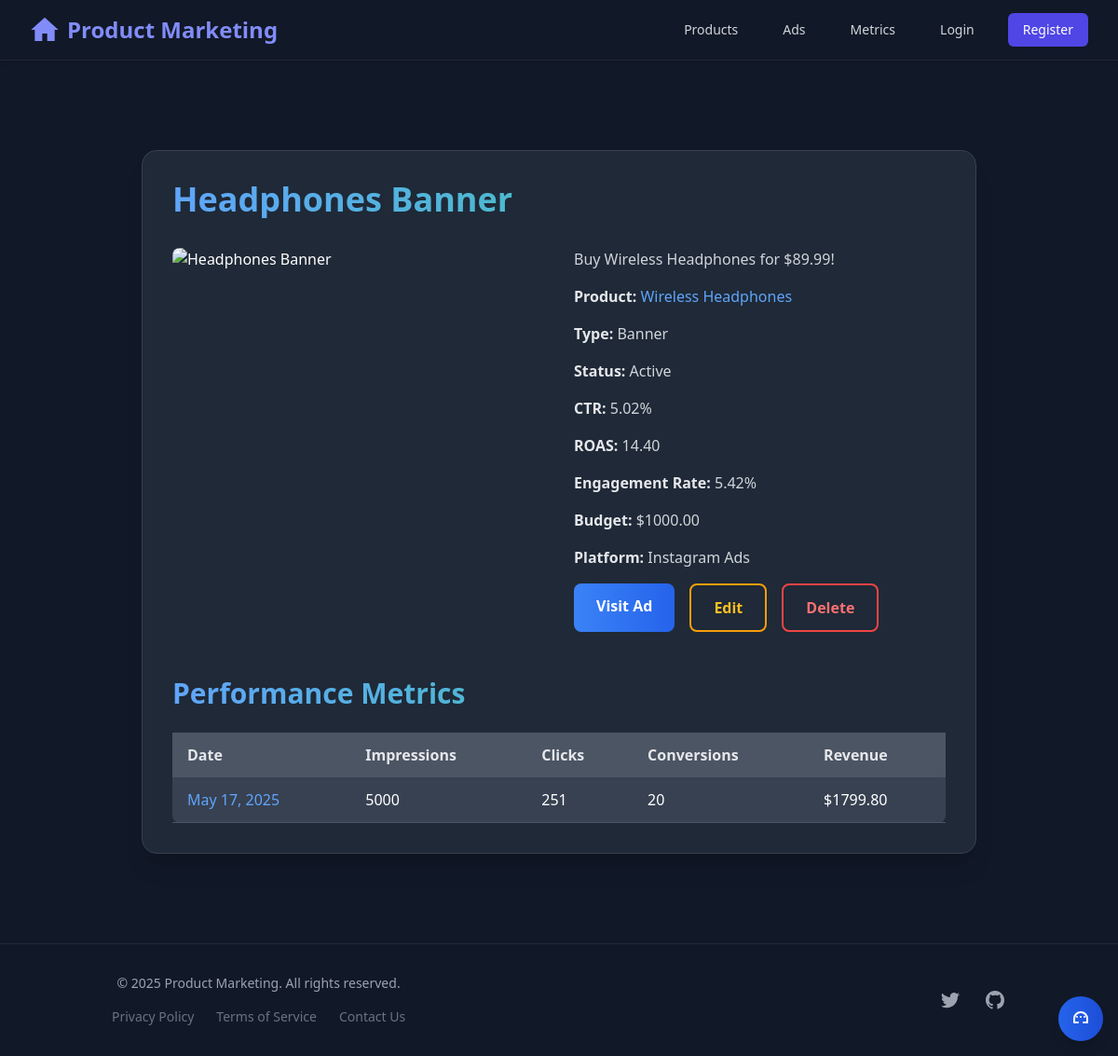
/ads/1/, run on the app's committed database.
### marketing/models.py (models this page shows, shortened)
class Ad(models.Model):
    name = models.CharField(max_length=200, help_text="Ad name")
    is_affiliate = models.BooleanField(default=True, help_text="True for affiliate ads, False for ad network banners")
    product = models.ForeignKey(Product, on_delete=models.CASCADE, related_name='ads', help_text="Promoted product")
    ad_type = models.CharField(max_length=20, choices=AdTypeChoices.choices, default=AdTypeChoices.BANNER, help_text="Type of ad")
    content = models.TextField(blank=True, null=True, help_text="Ad copy or ad network script (e.g., AdSense code)")
    media_url = models.URLField(blank=True, null=True, validators=[URLValidator()], help_text="Ad image or video URL")
    destination_url = models.URLField(validators=[URLValidator()], help_text="URL users are directed to")
    status = models.CharField(max_length=20, choices=StatusChoices.choices, default=StatusChoices.DRAFT, help_text="Ad status")
    budget = models.DecimalField(max_digits=10, decimal_places=2, default=0.00, validators=[MinValueValidator(0)], help_text="Total ad budget")
    daily_budget = models.DecimalField(max_digits=10, decimal_places=2, null=True, blank=True, validators=[MinValueValidator(0)], help_text="Daily budget limit")
    cost_per_click = models.DecimalField(max_digits=6, decimal_places=2, default=0.00, validators=[MinValueValidator(0)], help_text="Cost per click")
    schedule_start = models.DateTimeField(null=True, blank=True, help_text="Ad start date/time")
    schedule_end = models.DateTimeField(null=True, blank=True, help_text="Ad end date/time")
    timezone = models.CharField(max_length=50, default='UTC', help_text="Timezone for scheduling, e.g., Africa/Johannesburg")
    target_location = models.CharField(max_length=200, blank=True, help_text="Target audience location")
    target_interests = models.CharField(max_length=200, blank=True, help_text="Target audience interests")
    target_age_min = models.PositiveIntegerField(null=True, blank=True, help_text="Minimum target age")
    target_age_max = models.PositiveIntegerField(null=True, blank=True, help_text="Maximum target age")
    target_gender = models.CharField(max_length=50, choices=GenderChoices.choices, default=GenderChoices.ALL, help_text="Target gender")
    target_device = models.CharField(max_length=20, choices=DeviceChoices.choices, default=DeviceChoices.ALL, help_text="Target device")
    target_platform = models.CharField(max_length=20, choices=PlatformChoices.choices, default=PlatformChoices.GOOGLE, help_text="Target platform")
    ab_test_group = models.CharField(max_length=50, blank=True, null=True, help_text="A/B test group identifier")
    notify_email = models.EmailField(blank=True, help_text="Email for ad notifications, defaults to staff user's email")
    created_at = models.DateTimeField(auto_now_add=True)
    updated_at = models.DateTimeField(auto_now=True)
    def get_ctr(self):
        metrics = self.metrics.aggregate(total_clicks=Sum('clicks'), total_impressions=Sum('impressions'))
        clicks = metrics['total_clicks'] or 0
        impressions = metrics['total_impressions'] or 0
        return (clicks / impressions * 100) if impressions > 0 else 0
    def get_roas(self):
        metrics = self.metrics.aggregate(total_revenue=Sum('revenue'), total_cost=Sum('cost'))
        revenue = metrics['total_revenue'] or Decimal('0.00')
        cost = metrics['total_cost'] or Decimal('0.00')
        return (revenue / cost) if cost > 0 else Decimal('0.00')
    def get_engagement_rate(self):
        metrics = self.metrics.aggregate(
            total_clicks=Sum('clicks'), total_conversions=Sum('conversions'), total_impressions=Sum('impressions')
        )
        engagements = (metrics['total_clicks'] or 0) + (metrics['total_conversions'] or 0)
        impressions = metrics['total_impressions'] or 0
        return (engagements / impressions * 100) if impressions > 0 else 0
    class Meta:
        verbose_name = "Ad"
        verbose_name_plural = "Ads"
        indexes = [
            models.Index(fields=['status']),
            models.Index(fields=['schedule_start', 'schedule_end']),
            models.Index(fields=['ab_test_group']),
        ]

class Product(models.Model):
    name = models.CharField(max_length=200, help_text="Product name")
    sku = models.CharField(max_length=50, unique=True, blank=True, null=True, help_text="Stock keeping unit")
    price = models.DecimalField(max_digits=10, decimal_places=2, validators=[MinValueValidator(0)], help_text="Regular price")
    discount_price = models.DecimalField(max_digits=10, decimal_places=2, null=True, blank=True, help_text="Discounted price")
    purchase_url = models.URLField(validators=[URLValidator()], help_text="Affiliate or purchase URL")
    affiliate_commission_rate = models.DecimalField(
        max_digits=5, decimal_places=2, default=0.00,
        validators=[MinValueValidator(0), MaxValueValidator(100)],
        help_text="Commission rate for affiliate sales (%)"
    )
    description = models.TextField(blank=True, null=True, help_text="Product description")
    stock = models.PositiveIntegerField(default=0, help_text="Available stock")
    tags = models.CharField(max_length=200, blank=True, help_text="Comma-separated targeting tags, e.g., electronics,headphones")
    category = models.CharField(max_length=100, blank=True, help_text="Product category, e.g., Electronics")
    low_stock_threshold = models.PositiveIntegerField(default=10, help_text="Send alert when stock falls below this")
    notify_email = models.EmailField(blank=True, help_text="Email for low stock notifications, defaults to staff user's email")
    created_at = models.DateTimeField(auto_now_add=True)
    updated_at = models.DateTimeField(auto_now=True)
    class Meta:
        verbose_name = "Product"
        verbose_name_plural = "Products"
        indexes = [
            models.Index(fields=['sku']),
            models.Index(fields=['tags']),
        ]

class PerformanceMetric(models.Model):
    ad = models.ForeignKey(Ad, on_delete=models.CASCADE, related_name='metrics', help_text="Associated ad")
    date = models.DateField(default=timezone.now, help_text="Date of metrics")
    impressions = models.PositiveIntegerField(default=0, help_text="Number of ad views")
    clicks = models.PositiveIntegerField(default=0, help_text="Number of clicks to destination URL")
    conversions = models.PositiveIntegerField(default=0, help_text="Number of purchases or sign-ups")
    revenue = models.DecimalField(max_digits=10, decimal_places=2, default=0.00, help_text="Revenue from conversions")
    cost = models.DecimalField(max_digits=10, decimal_places=2, default=0.00, help_text="Ad spend")
    engagement_count = models.PositiveIntegerField(default=0, help_text="Custom engagement actions, e.g., likes, shares")
    commission_earned = models.DecimalField(max_digits=10, decimal_places=2, default=0.00, help_text="Commission from affiliate conversions")
    created_at = models.DateTimeField(auto_now_add=True)
    updated_at = models.DateTimeField(auto_now=True)
    class Meta:
        verbose_name = "Performance Metric"
        verbose_name_plural = "Performance Metrics"
        unique_together = ('ad', 'date')
        indexes = [
            models.Index(fields=['date']),
            models.Index(fields=['ad', 'date']),
        ]

### marketing/views.py (the view)
# urls.py: path('ads/<int:pk>/', views.ad_detail, name='ad_detail'),
def ad_detail(request, pk):
    ad = get_object_or_404(Ad, pk=pk)
    metrics = ad.metrics.all()
    context = {'ad': ad, 'metrics': metrics}
    return render(request, 'ad_detail.html', context)

### marketing/templates/ad_detail.html (shortened to what this page needs)
{% extends 'base.html' %}
{% load static %}
{% block extra_head %}
<link href="https://cdn.jsdelivr.net/npm/tailwindcss@2.2.19/dist/tailwind.min.css" rel="stylesheet">
{% endblock %}
{% block content %}
{% if delete %}
<section class="py-16 bg-gray-900 min-h-screen flex items-center justify-center">
  <div class="max-w-lg mx-auto bg-gray-800 p-8 rounded-2xl shadow-xl border border-gray-700">
    <h1 class="text-3xl font-extrabold text-red-400 mb-6 text-center">Confirm Delete: {{ ad.name|default:"Ad" }}</h1>
    <p class="text-gray-300 mb-6 text-center">Are you sure you want to delete this ad? This action is permanent and cannot be undone.</p>
    <form method="post" class="flex flex-wrap justify-center gap-4">
      {% csrf_token %}
      <button
        type="submit"
        class="px-6 py-3 bg-red-600 text-white rounded-lg font-semibold hover:bg-red-700 hover-scale focus:outline-none focus:ring-4 focus:ring-red-400 transition-all duration-300"
      >
        Delete Permanently
      </button>
      <a
        href="{% url 'marketing:ad_list' %}"
        class="px-6 py-3 border-2 border-gray-600 text-gray-300 rounded-lg font-semibold hover:bg-gray-700 hover-scale focus:outline-none focus:ring-4 focus:ring-gray-500 transition-all duration-300"
      >
        Cancel
      </a>
    </form>
  </div>
</section>
{% else %}
<section class="py-16 bg-gray-900">
  <div class="max-w-4xl mx-auto bg-gray-800 p-8 rounded-2xl shadow-xl border border-gray-700">
    <h1 class="text-4xl font-extrabold gradient-text mb-8">{{ ad.name|default:"Ad Details" }}</h1>
    <div class="grid grid-cols-1 md:grid-cols-2 gap-8">
      <div>
        <img
          src="{{ ad.media_url|default:'https://picsum.photos/seed/ad-'|add:ad.pk|add:'/600/400' }}"
          alt="{{ ad.name|default:'Ad media' }}"
          class="w-full h-64 object-cover rounded-lg hover-scale"
          loading="lazy"
          onerror="this.src='https://picsum.photos/seed/ad-' + Math.floor(Math.random() * 1000) + '/600/400';"
        >
      </div>
      <div class="space-y-4">
        <p class="text-gray-300">{{ ad.content|default:"No content provided" }}</p>
        <p class="text-gray-300">
          <span class="font-semibold text-gray-200">Product:</span>
          <a href="{% url 'marketing:product_detail' ad.product.pk %}" class="text-blue-400 hover:underline">{{ ad.product.name|default:"Unknown Product" }}</a>
        </p>
        <p class="text-gray-300"><span class="font-semibold text-gray-200">Type:</span> {{ ad.get_ad_type_display|default:"N/A" }}</p>
        <p class="text-gray-300"><span class="font-semibold text-gray-200">Status:</span> {{ ad.get_status_display|default:"N/A" }}</p>
        <p class="text-gray-300"><span class="font-semibold text-gray-200">CTR:</span> {{ ad.get_ctr|floatformat:2|default:"0.00" }}%</p>
        <p class="text-gray-300"><span class="font-semibold text-gray-200">ROAS:</span> {{ ad.get_roas|floatformat:2|default:"0.00" }}</p>
        <p class="text-gray-300"><span class="font-semibold text-gray-200">Engagement Rate:</span> {{ ad.get_engagement_rate|floatformat:2|default:"0.00" }}%</p>
        <p class="text-gray-300"><span class="font-semibold text-gray-200">Budget:</span> ${{ ad.budget|floatformat:2|default:"0.00" }}</p>
        <p class="text-gray-300"><span class="font-semibold text-gray-200">Platform:</span> {{ ad.get_target_platform_display|default:"N/A" }}</p>
        <div class="flex flex-wrap gap-4">
          <a
            href="{{ ad.destination_url|default:'#' }}"
            target="_blank"
            class="px-6 py-3 bg-gradient-to-r from-blue-500 to-blue-600 text-white rounded-lg font-semibold hover:from-blue-400 hover:to-blue-500 hover-scale focus:outline-none focus:ring-4 focus:ring-blue-400 transition-all duration-300"
          >
            Visit Ad
          </a>
          <a
            href="{% url 'marketing:ad_update' ad.pk %}"
            class="px-6 py-3 border-2 border-yellow-500 text-yellow-400 rounded-lg font-semibold hover:bg-yellow-500/20 hover-scale focus:outline-none focus:ring-4 focus:ring-yellow-400 transition-all duration-300"
          >
            Edit
          </a>
          <a
            href="{% url 'marketing:ad_delete' ad.pk %}"
            class="px-6 py-3 border-2 border-red-500 text-red-400 rounded-lg font-semibold hover:bg-red-500/20 hover-scale focus:outline-none focus:ring-4 focus:ring-red-400 transition-all duration-300"
          >
            Delete
          </a>
        </div>
      </div>
    </div>
    <h2 class="text-3xl font-extrabold gradient-text mt-12 mb-6">Performance Metrics</h2>
    {% if metrics %}
    <div class="overflow-x-auto scrollbar-hide">
      <table class="min-w-full bg-gray-700 rounded-lg">
        <thead class="bg-gray-600">
          <tr>
            <th class="py-3 px-4 text-left text-gray-200 font-semibold">Date</th>
            <th class="py-3 px-4 text-left text-gray-200 font-semibold">Impressions</th>
            <th class="py-3 px-4 text-left text-gray-200 font-semibold">Clicks</th>
            <th class="py-3 px-4 text-left text-gray-200 font-semibold">Conversions</th>
            <th class="py-3 px-4 text-left text-gray-200 font-semibold">Revenue</th>
          </tr>
        </thead>
        <tbody>
          {% for metric in metrics %}
          <tr class="border-b border-gray-600 hover:bg-gray-600/50">
            <td class="py-3 px-4">
              <a href="{% url 'marketing:metric_detail' metric.pk %}" class="text-blue-400 hover:underline">{{ metric.date|default:"N/A" }}</a>
            </td>
            <td class="py-3 px-4">{{ metric.impressions|default:"0" }}</td>
            <td class="py-3 px-4">{{ metric.clicks|default:"0" }}</td>
            <td class="py-3 px-4">{{ metric.conversions|default:"0" }}</td>
            <td class="py-3 px-4">${{ metric.revenue|floatformat:2|default:"0.00" }}</td>
          </tr>
          {% endfor %}
        </tbody>
      </table>
    </div>
    {% else %}
    <p class="text-gray-400">No performance metrics available for this ad.</p>
    {% endif %}
  </div>
</section>
{% endif %}
{% endblock %}

### marketing/templates/ad_detail.html (style rules this page uses)
.gradient-text { background: linear-gradient(to right, #60a5fa, #34d399); -webkit-background-clip: text; background-clip: text; color: transparent; }
.hover-scale { transition: transform 0.3s ease, box-shadow 0.3s ease; }
.scrollbar-hide { -ms-overflow-style: none; scrollbar-width: none; }

### data on the page
Ad: content "Buy Wireless Headphones for $89.99!", product.name "Wireless Headphones", ad_type "Banner", status "Active", get_ctr "5.02", get_roas "14.40", get_engagement_rate "5.42", budget "1000.00", target_platform "Instagram Ads"
PerformanceMetric: date "May 17, 2025", impressions "5000", clicks "251", conversions "20", revenue "1799.80"
